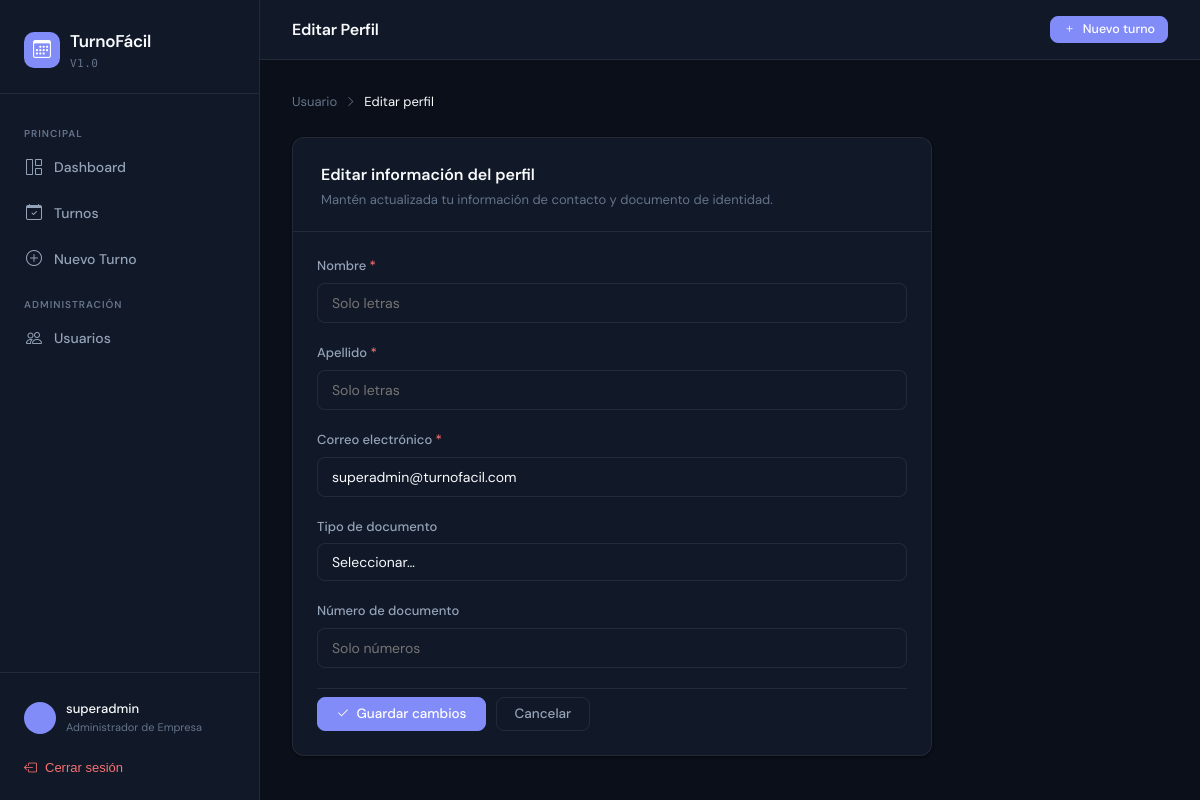
Screenshot of /perfil/ (signed in) with the database file from the repository.
### core/models.py (models this page shows, shortened)
class Usuario(AbstractUser):
    ROL_CHOICES = [
        ('admin',    'Administrador de Empresa'),
        ('empleado', 'Empleado'),
        ('cliente',  'Cliente'),
    ]
    email = models.EmailField(unique=True)
    rol = models.CharField(max_length=20, choices=ROL_CHOICES, default='cliente')
    company = models.ForeignKey(
        Company,
        on_delete=models.CASCADE,
        null=True,
        blank=True,
        related_name='usuarios',
        verbose_name="Empresa"
    )
    tipo_documento = models.CharField(max_length=20, blank=True, null=True)
    numero_documento = models.CharField(max_length=30, blank=True, null=True)
    class Meta:
        verbose_name = 'Usuario'
        verbose_name_plural = 'Usuarios'
        indexes = [
            models.Index(fields=['company', 'id']),
        ]

### core/views.py (the view, shortened to what this page needs)
# urls.py: path('perfil/', views.editar_perfil, name='editar_perfil'),
@login_requerido
def editar_perfil(request):
    user = request.user
    form = PerfilForm(request.POST or None, instance=user)
    return render(request, 'auth/perfil.html', {'form': form})

### core/forms.py (shortened to what this page needs)
class PerfilForm(forms.ModelForm):
    first_name       = forms.CharField(label='Nombre', max_length=100, validators=[validar_solo_letras])
    last_name        = forms.CharField(label='Apellido', max_length=100, validators=[validar_solo_letras])
    email            = forms.EmailField(label='Correo electrónico')
    tipo_documento   = forms.ChoiceField(
        label='Tipo de documento',
        choices=[('', 'Seleccionar…')] + [
            ('CC', 'Cédula de Ciudadanía'),
            ('TI', 'Tarjeta de Identidad'),
            ('CE', 'Cédula de Extranjería'),
            ('Pasaporte', 'Pasaporte'),
        ],
        required=False
    )
    numero_documento = forms.CharField(label='Número de documento', max_length=30, required=False)
    class Meta:
        model  = Usuario
        fields = ['first_name', 'last_name', 'email', 'tipo_documento', 'numero_documento']

### core/context_processors.py (called while the page is built)
def now_processor(request):
    return {'now': timezone.localtime(timezone.now())}

### templates/auth/perfil.html (shortened to what this page needs)
{% extends 'base.html' %}
{% block page_title %}Editar Perfil{% endblock %}
{% block content %}
<div style="max-width:640px;">
    <div style="display:flex;align-items:center;gap:8px;font-size:13px;color:var(--text-muted);margin-bottom:24px;">
        <span style="color:var(--text-muted);">Usuario</span>
        <i class="bi bi-chevron-right" style="font-size:11px;"></i>
        <span style="color:var(--text-primary);">Editar perfil</span>
    </div>
    <div class="card">
        <div style="padding:24px 28px 20px;border-bottom:1px solid var(--border);">
            <div style="font-size:16px;font-weight:600;">Editar información del perfil</div>
            <div style="font-size:13px;color:var(--text-muted);margin-top:3px;">
                Mantén actualizada tu información de contacto y documento de identidad.
            </div>
        </div>
        <div class="card-body">
            <form method="POST">
                {% for field in form %}
                <div class="mb-4">
                    <label class="form-label">
                        {{ field.label }}
                        {% if field.field.required %}<span style="color:var(--danger)">*</span>{% endif %}
                    </label>
                    {% if field.field.widget.input_type == 'select' %}
                    <select name="{{ field.html_name }}" class="form-select {% if field.errors %}is-invalid{% endif %}">
                        {% for val, lbl in field.field.choices %}
                        <option value="{{ val }}" {% if field.value|stringformat:"s" == val|stringformat:"s" %}selected{% endif %}>{{ lbl }}</option>
                        {% endfor %}
                    </select>
                    {% elif field.html_name == 'first_name' or field.html_name == 'last_name' %}
                    <input type="text"
                           name="{{ field.html_name }}"
                           class="form-control {% if field.errors %}is-invalid{% endif %}"
                           value="{{ field.value|default:'' }}"
                           oninput="this.value=this.value.replace(/[^a-zA-ZáéíóúÁÉÍÓÚñÑüÜ\s-]/g,'')"
                           maxlength="100"
                           placeholder="Solo letras">
                    {% elif field.html_name == 'numero_documento' %}
                    <input type="text"
                           name="{{ field.html_name }}"
                           class="form-control {% if field.errors %}is-invalid{% endif %}"
                           value="{{ field.value|default:'' }}"
                           oninput="this.value=this.value.replace(/[^0-9]/g,'')"
                           maxlength="30"
                           inputmode="numeric"
                           placeholder="Solo números">
                    {% elif field.html_name == 'email' %}
                    <input type="email"
                           name="{{ field.html_name }}"
                           class="form-control {% if field.errors %}is-invalid{% endif %}"
                           value="{{ field.value|default:'' }}"
                           maxlength="254"
                           placeholder="usuario@correo.com">
                    {% endif %}
                </div>
                {% endfor %}
                <div style="display:flex;gap:10px;padding-top:8px;border-top:1px solid var(--border);">
                    <button type="submit" class="btn btn-primary">
                        <i class="bi bi-check2"></i> Guardar cambios
                    </button>
                    {% if user.rol == 'admin' %}
                    <a href="{% url 'dashboard' %}" class="btn btn-secondary">Cancelar</a>
                    {% elif user.rol == 'empleado' %}
                    <a href="{% url 'empleado_panel' %}" class="btn btn-secondary">Cancelar</a>
                    {% else %}
                    <a href="{% url 'cliente_panel' %}" class="btn btn-secondary">Cancelar</a>
                    {% endif %}
                </div>
            </form>
        </div>
    </div>
</div>
{% endblock %}

### templates/base.html (shortened to what this page needs)
<!DOCTYPE html>
<html lang="es">
<head>
    <link rel="stylesheet" href="https://cdn.jsdelivr.net/npm/bootstrap-icons@1.11.3/font/bootstrap-icons.min.css">
</head>
<body>
<aside class="sidebar" id="sidebar">
    <div class="sidebar-logo">
        <a href="{% if user.is_superuser or user.rol == 'admin' %}{% url 'dashboard' %}{% elif user.rol == 'empleado' %}{% url 'empleado_panel' %}{% else %}{% url 'cliente_panel' %}{% endif %}" class="brand">
            <div class="brand-icon"><i class="bi bi-calendar3"></i></div>
            <div>
                <div class="brand-name">TurnoFácil</div>
                <div class="brand-sub">v1.0</div>
            </div>
        </a>
    </div>
    <nav class="sidebar-nav">
        <div class="nav-section-label">Principal</div>
        {% if user.rol == 'admin' %}
        <a href="{% url 'dashboard' %}" class="nav-item {% if request.resolver_match.url_name == 'dashboard' %}active{% endif %}">
            <i class="bi bi-grid-1x2"></i> Dashboard
        </a>
        <a href="{% url 'turnos_lista' %}" class="nav-item {% if 'turno' in request.resolver_match.url_name %}active{% endif %}">
            <i class="bi bi-calendar-check"></i> Turnos
        </a>
        <a href="{% url 'turno_crear' %}" class="nav-item {% if request.resolver_match.url_name == 'turno_crear' %}active{% endif %}">
            <i class="bi bi-plus-circle"></i> Nuevo Turno
        </a>
        <div class="nav-section-label">Administración</div>
        <a href="{% url 'usuarios_lista' %}" class="nav-item {% if 'usuario' in request.resolver_match.url_name %}active{% endif %}">
            <i class="bi bi-people"></i> Usuarios
        </a>
        {% endif %}
    </nav>
    <div class="sidebar-footer">
        <a href="{% url 'editar_perfil' %}" class="user-card">
            <div class="user-avatar">{{ user.first_name|first|upper }}{{ user.last_name|first|upper }}</div>
            <div>
                <div class="user-name">{{ user.get_full_name|default:user.username }}</div>
                <div class="user-role">{{ user.get_rol_display }}</div>
            </div>
        </a>
        <form method="POST" action="{% url 'logout' %}">
            <button type="submit" class="logout-btn">
                <i class="bi bi-box-arrow-left"></i> Cerrar sesión
            </button>
        </form>
    </div>
</aside>
<div class="main-wrap">
    <header class="topbar">
        <div style="display:flex;align-items:center;gap:12px;">
            <span class="topbar-title">{% block page_title %}Dashboard{% endblock %}</span>
        </div>
        <div>
            <a href="{% url 'turno_crear' %}" class="btn btn-primary btn-sm">
                <i class="bi bi-plus"></i> Nuevo turno
            </a>
        </div>
    </header>
    <main class="page-content">
        {% block content %}{% endblock %}
    </main>
</div>
</body>
</html>

### templates/base.html (style rules this page uses)
:root { --bg:#0b0f19; --surface:#111827; --surface-2:#1f2937; --border:rgba(255,255,255,0.08); --text-primary:#f8fafc; --text-secondary:#94a3b8; --text-muted:#64748b; --accent:#818cf8; --accent-light:rgba(99,102,241,0.15); --accent-dark:#6366f1; --success:#34d399; --success-light:rgba(16,185,129,0.15); --warning:#fbbf24; --warning-light:rgba(245,158,11,0.15); --danger:#f87171; --danger-light:rgba(239,68,68,0.15); --sidebar-w:260px; --radius:12px; --radius-sm:8px; --shadow:0 1px 3px rgba(0,0,0,.3),0 1px 2px rgba(0,0,0,.2); --shadow-md:0 4px 16px rgba(0,0,0,.4),0 2px 6px rgba(0,0,0,.2); }
* { box-sizing:border-box;margin:0;padding:0; }
body { font-family:'DM Sans',sans-serif;background:var(--bg);color:var(--text-primary);font-size:15px;line-height:1.6;min-height:100vh; }
.sidebar { position:fixed;top:0;left:0;width:var(--sidebar-w);height:100vh;background:var(--surface);border-right:1px solid var(--border);display:flex;flex-direction:column;z-index:100;transition:transform .25s ease; }
.sidebar-logo { padding:28px 24px 20px;border-bottom:1px solid var(--border); }
.brand { display:flex;align-items:center;gap:10px;text-decoration:none; }
.brand-icon { width:36px;height:36px;background:var(--accent);border-radius:10px;display:flex;align-items:center;justify-content:center;color:#fff;font-size:18px;flex-shrink:0; }
.brand-name { font-size:17px;font-weight:600;color:var(--text-primary);letter-spacing:-.3px; }
.brand-sub { font-size:11px;color:var(--text-muted);font-family:'DM Mono',monospace;letter-spacing:.5px;text-transform:uppercase; }
.sidebar-nav { flex:1;padding:16px 12px;overflow-y:auto; }
.nav-section-label { font-size:10px;font-weight:600;text-transform:uppercase;letter-spacing:1px;color:var(--text-muted);padding:8px 12px 4px;margin-top:8px; }
.nav-item { display:flex;align-items:center;gap:10px;padding:9px 12px;border-radius:var(--radius-sm);color:var(--text-secondary);text-decoration:none;font-size:14px;font-weight:450;transition:all .15s ease;margin-bottom:2px; }
.nav-item i { font-size:16px;width:20px;text-align:center;flex-shrink:0; }
.sidebar-footer { padding:16px 12px;border-top:1px solid var(--border); }
.user-card { display:flex;align-items:center;gap:10px;padding:10px 12px;border-radius:var(--radius-sm);text-decoration:none;color:inherit;transition:background .15s;cursor:pointer; }
.user-avatar { width:32px;height:32px;background:var(--accent);border-radius:50%;display:flex;align-items:center;justify-content:center;color:#fff;font-size:13px;font-weight:600;flex-shrink:0; }
.user-name { font-size:13px;font-weight:500; }
.user-role { font-size:11px;color:var(--text-muted); }
.logout-btn { display:flex;align-items:center;gap:8px;padding:9px 12px;border-radius:var(--radius-sm);color:var(--danger);font-size:13px;font-weight:450;transition:background .15s;margin-top:4px;border:none;background:none;cursor:pointer;width:100%;text-decoration:none; }
.main-wrap { margin-left:var(--sidebar-w);min-height:100vh;display:flex;flex-direction:column; }
.topbar { background:var(--surface);border-bottom:1px solid var(--border);padding:0 32px;height:60px;display:flex;align-items:center;justify-content:space-between;position:sticky;top:0;z-index:50; }
.topbar-title { font-size:16px;font-weight:600;letter-spacing:-.2px; }
.page-content { padding:32px;flex:1; }
.card { background:var(--surface);border:1px solid var(--border);border-radius:var(--radius);box-shadow:var(--shadow); }
.card-body { padding:24px; }
.btn { display:inline-flex;align-items:center;gap:7px;padding:9px 18px;border-radius:var(--radius-sm);font-size:13.5px;font-weight:500;font-family:'DM Sans',sans-serif;cursor:pointer;border:1px solid transparent;transition:all .15s ease;text-decoration:none;line-height:1; }
.btn-primary { background:var(--accent);color:#fff;border-color:var(--accent); }
.btn-secondary { background:transparent;color:var(--text-secondary);border-color:var(--border); }
.btn-sm { padding:6px 12px;font-size:12.5px; }
.form-label { display:block;font-size:13px;font-weight:500;color:var(--text-secondary);margin-bottom:6px; }
.form-control,.form-select { width:100%;padding:10px 14px;border:1px solid var(--border);border-radius:var(--radius-sm);font-size:14px;font-family:'DM Sans',sans-serif;color:var(--text-primary);background:var(--surface);transition:border-color .15s,box-shadow .15s;outline:none;appearance:none; }
.mb-4 { margin-bottom:20px; }

### rows the page displays
Usuario: get_full_name "superadmin", rol "Administrador de Empresa", email "superadmin@turnofacil.com"

### other values shown
{{ field.label }} "Nombre" "Apellido" "Correo electrónico" "Tipo de documento" "Número de documento"
form field tipo_documento "Seleccionar…"
